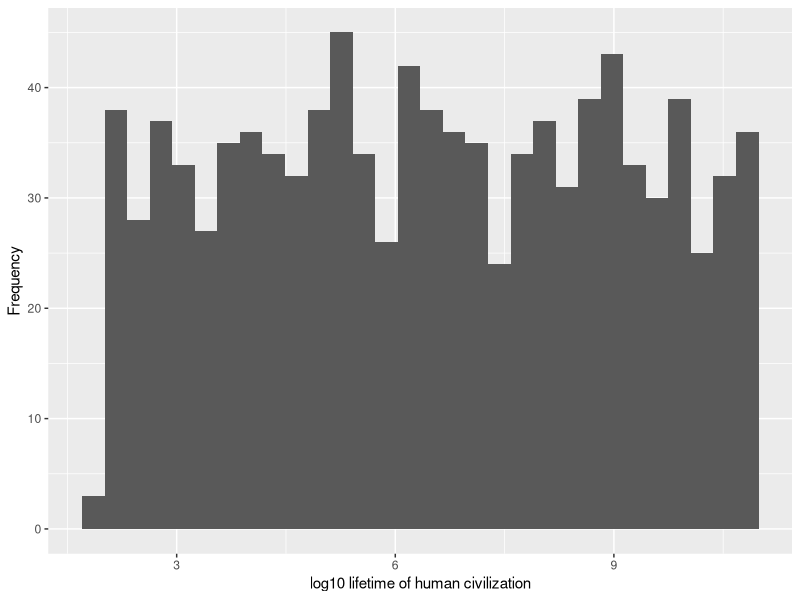

Write R code to recreate this figure.
#################################################
# Code to calculate the minimum value 
# of the lifetime of an advanced civilization
# so that it can detect the presence of another
# advanced radio transmitting civilization
##################################################

###########################
# load libraries
###########################
library(ggplot2)


c = (240 * pi)^(1/3)


(240 * pi)^(1/3)


p = 1e-12

L = c/ ( p^(1/3)  )

L

#####################
# general equation
#####################

d = 1/320

p = 1e-12

L = ( (3 * pi ) / ( 4 * p * d ) )^(1/3)

L


d = 1/320

p = 1e-15

L = ( (3 * pi ) / ( 4 * p * d ) )^(1/3)

L


############################
# sample p, d and plot L
############################

# sample from uniform distribution for log10(p)
p_dist_log = runif(n = 1000, min = log10(1e-30), max = log10(1e-3))
p_dist = 10^p_dist_log

d = 1/320

L_dist = ( (3 * pi ) / ( 4 * p_dist * d ) )^(1/3)

L_dist

# plot L log
ggplot2::qplot( log10( L_dist), 
                xlab = 'log10 lifetime of human civilization',
                ylab = 'Frequency'
                )

summary( (L_dist)  )
